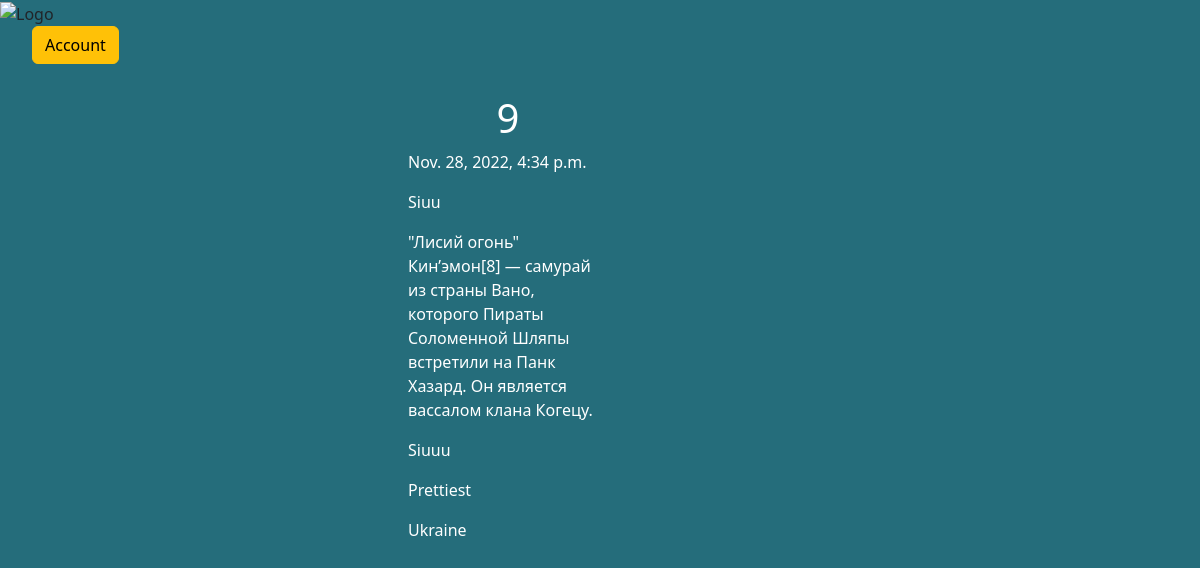
Screenshot of /9 with the database file from the repository.
### laservers/models.py (models this page shows, shortened)
class Servers(models.Model):
    title = models.CharField('Name', max_length=40)
    date = models.DateTimeField('Time', max_length=20)
    type = models.CharField('Type', max_length=20)
    email = models.TextField('Feedback', max_length=320)
    group = models.CharField('Group of Servers', max_length=100)
    stype = models.CharField('Type of group', max_length=30)
    location = models.CharField('Location', max_length=100)

### laservers/views.py (the view)
# urls.py: path('<int:pk>', views.onebyone.as_view(), name ='server-detail')
class onebyone(DetailView):
    model = Servers
    template_name = 'laservers/onebyone.html'
    context_object_name = 'server'

### laservers/templates/laservers/onebyone.html (shortened to what this page needs)
{% extends 'laservers/layout.html' %}
{% block content %}
    <div class = "serversss">
    <h1 align = "center">{{ server.title }}</h1>
    <p>{{server.date}}</p>
    <p>{{server.type}}</p>
    <p>{{server.email}}</p>
    <p>{{server.group}}</p>
    <p>{{server.stype}}</p>
    <p>{{server.location}}</p>
    </div>
{% endblock %}

### laservers/static/laservers/css/laservers.css (style rules this page uses)
body { background: #256D7B; }
.serversss { color: white; align: center; float: center; clear: both; width: 200px; margin: 30px 34%; text-align: left; }

### rows the page displays
Servers: title "9", date "Nov. 28, 2022, 4:34 p.m.", type "Siuu", email "\"Лисий огонь\" Кин’эмон[8] — самурай из страны Вано, которого Пираты Соломенной Шляпы встретили на Панк Хазард. Он является вассалом клана Когецу.", group "Siuuu", stype "Prettiest", location "Ukraine"
